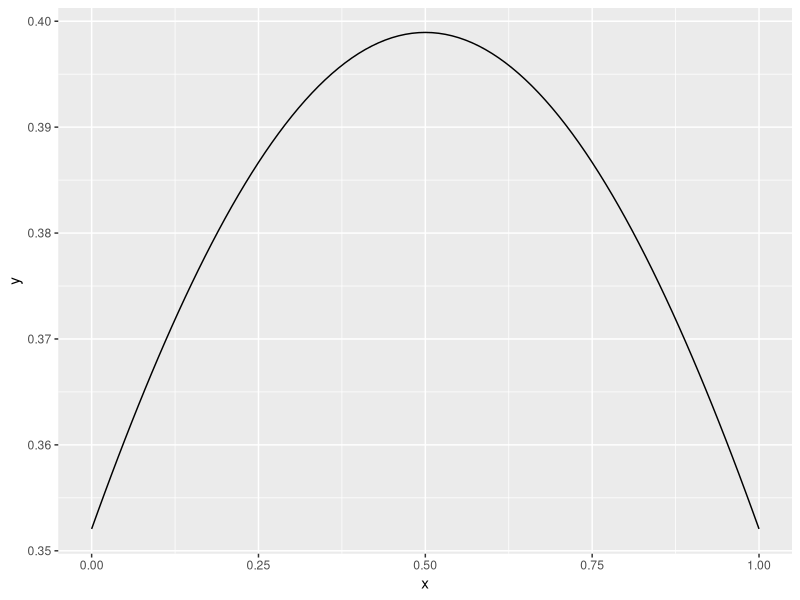
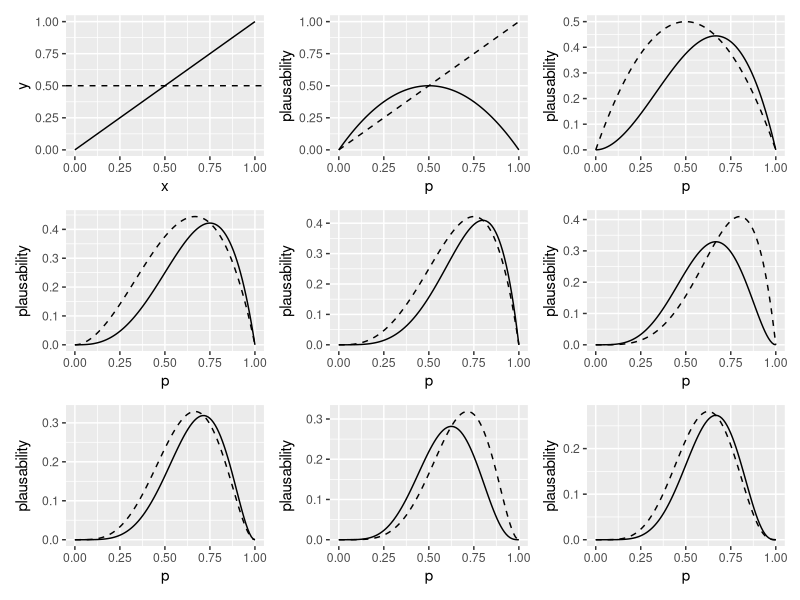
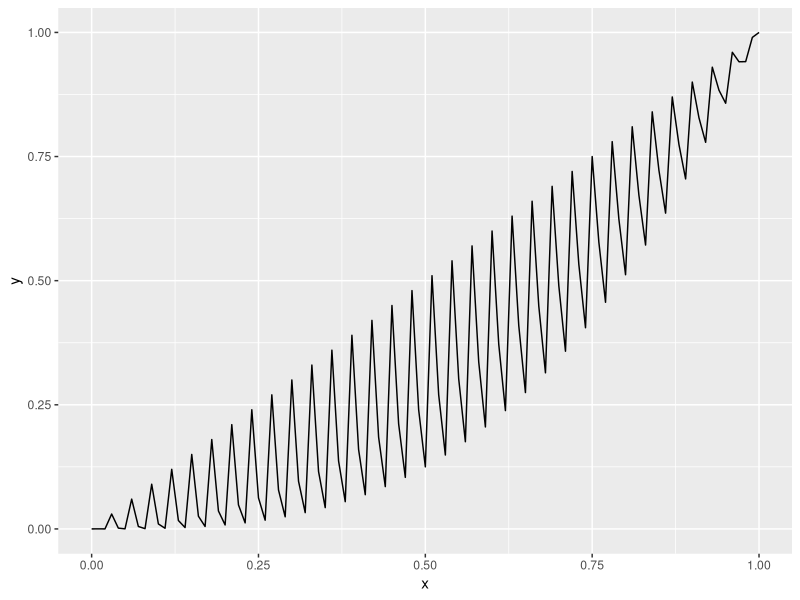

Generate these figures, in order, with R:
## ---- chunk 1
knitr::opts_chunk$set(echo = TRUE, cache = TRUE)
## ---- chunk 2
# packages
library(tidyverse, quietly = TRUE)
library(patchwork, quietly = TRUE)
## ---- chunk 3
# remind myself how stat_function works
# *rolls eyes* (every damn time)

tibble(x = c(0, 1)) %>%
  ggplot(aes(x)) +
  stat_function(fun = dnorm, args = list(mean = 0.5))


## ---- chunk 4

get_grid_plot <- function(wins, tosses, past_wins, past_tosses) {
  tibble(x = c(0, 1)) %>%
    ggplot(aes(x)) +
    stat_function(fun = dbinom, args = list(x = past_wins, size = past_tosses), linetype = "dashed") +
    stat_function(fun = dbinom, args = list(x = wins, size = tosses)) + 
    labs(x = "p", y = "plausability")
}

# patchwork::plot_layout(ncol = 3, nrow = 3) + 
  tibble(x = c(0, 1)) %>%
    ggplot(aes(x)) +
    geom_hline(yintercept = 0.5, linetype = "dashed") + 
    # stat_function(fun = dunif, linetype = "dashed") + 
    stat_function(fun = dbinom, args = list(x = 1, size = 1)) +
  get_grid_plot(1, 2, 1, 1) + 
  get_grid_plot(2,3,1,2) + 
    get_grid_plot(3, 4, 2, 3) +
    get_grid_plot(4, 5, 3, 4) +
    get_grid_plot(4, 6, 4, 5) +
    get_grid_plot(5, 7, 4, 6) +
    get_grid_plot(5, 8, 5, 7) +
    get_grid_plot(6, 9, 5, 8)

## ---- chunk 5

# starting string
obs <- "WWW"

# create ordered cases to plot
iterative_cases <- tibble(n = seq(1, str_length(obs))) %>%
  mutate(obs = map_chr(n, .f = function(x) {str_sub(obs, start = 1, end = x)}),
         water_count = map_int(obs, str_count)
)

# now to plot 

# for a given case
case = iterative_cases[[sample(seq(2, length(iterative_cases)), 1)]] # placeholder  

# count instances of water in this instance

# wow, this is *so* much easier with stringr! 
water_count <- str_count(case, "W")
n <- str_length(case)

# this plot
tibble(x = c(0, 1)) %>% 
  ggplot(aes(x)) +
  stat_function(fun = dbinom, args = list(x = water_count, size = n))





## ---- chunk 6
# starting again; more different s

# starting string
obs <- "WLW"

# each_n <- 4
# 
# 
# # create ordered cases to plot
# iterative_cases <- tibble(n = seq(1, str_length(obs))) %>%
#   mutate(obs = map_chr(n, .f = function(x) {str_sub(obs, start = 1, end = x)}),
#          water_count = map_int(obs, str_count, "W")
# ) %>% 
#   full_join(
#     tibble(
#     obs = rep(n = rep(seq(1, str_length(obs), each = each_n))),
#     p = rep(seq(0, 1, by = 1 / each_n), times = str_length(obs))
#     ))

